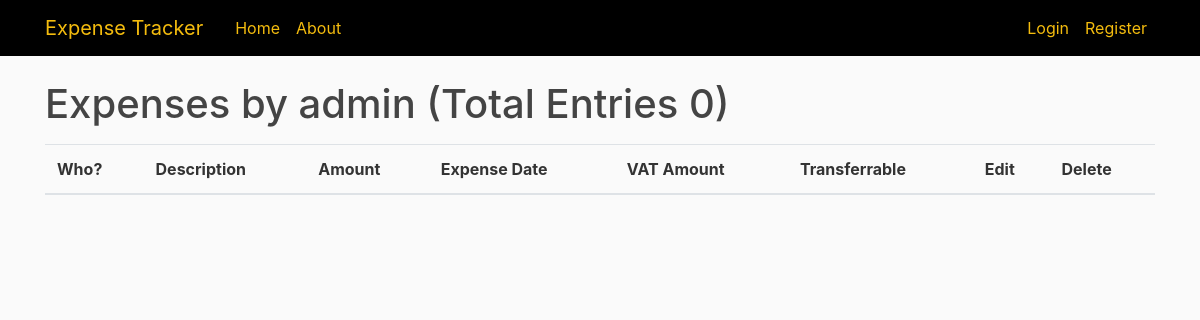
The app's page /user/expenses/admin, older data.
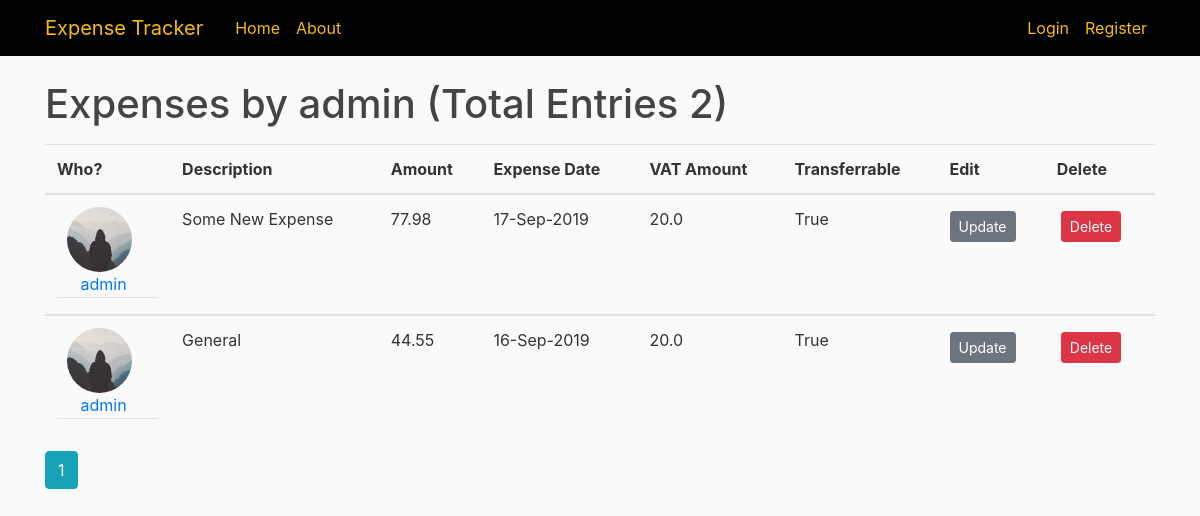
The same page, newer data.
### approot/models.py (models this page shows, shortened)
class User(db.Model, UserMixin):
    id = db.Column(db.Integer, primary_key=True)
    username = db.Column(db.String(20), unique=True, nullable=False)
    email = db.Column(db.String(120), unique=True, nullable=False)
    image_file = db.Column(db.String(20), nullable=False, default='default.jpg')
    password = db.Column(db.String(60), nullable=False)
    posts = db.relationship('Post', backref='author', lazy=True)
    expenses = db.relationship('Expense', backref='author', lazy=True)
    role = db.Column(db.String(15), nullable=False)

class Expense(db.Model):
    id = db.Column(db.Integer, primary_key=True)
    description = db.Column(db.String(100), nullable=False)
    expense_date = db.Column(db.DateTime, nullable=False, default=datetime.utcnow)
    amount = db.Column(db.Float, nullable=False, default=0)
    vat_amount = db.Column(db.Float, nullable=False, default=0)
    user_id = db.Column(db.Integer, db.ForeignKey('user.id'), nullable=False)
    Transferrable = db.Column(db.Boolean, nullable=False, default=0)

### approot/users/routes.py (the view)
@users.route("/user/expenses/<string:username>")
def user_expenses(username):
    page = request.args.get('page', 1, type=int)
    user = User.query.filter_by(username=username).first_or_404()
    expenses = Expense.query.filter_by(author=user)\
        .order_by(Expense.expense_date.desc())\
        .paginate(page=page, per_page=5)
    return render_template('expense/user_expenses.html', expenses=expenses, user=user)

### approot/templates/expense/user_expenses.html (shortened to what this page needs)
{% extends "layout.html" %}
{% block content %}
    <h1 class="mb-3">Expenses by {{ user.username }} (Total Entries {{ expenses.total }})</h1>
    <div>
      <table class="table">
        <thead>
            <tr>
                <th>Who?</th>
                <th>Description</th>
                <th>Amount</th>
                <th>Expense Date</th>
                <th>VAT Amount</th>
                <th>Transferrable</th>
                <th>Edit</th>
                <th>Delete</th>
        </thead>
        {% for expense in expenses.items %}
              <tbody>
                  <tr>
                      <td style="text-align:center;">
                          <img class="rounded-circle article-img" src="{{ url_for('static', filename='profile_pics/' + expense.author.image_file) }}">
                          <div class="media-body">
                            <div class="article-metadata">
                              <a class="mr-2" href="{{ url_for('users.user_expenses', username=expense.author.username) }}">{{ expense.author.username }}</a>
                            </div>
                          </div>
                      </td>
                      <td>{{ expense.description }}</td>
                      <td>{{ expense.amount }}</td>
                      <td>{{ expense.expense_date.strftime('%d-%b-%Y') }}</td>
                      <td>{{ expense.vat_amount }}</td>
                      <td>{{ expense.Transferrable }}</td>
                      <td><a class="btn btn-secondary btn-sm mt-1 mb-1" href="{{ url_for('expenses.update_expense', expense_id=expense.id) }}">Update</a></td>
                      <td><button type="button" class="btn btn-danger btn-sm m-1" data-toggle="modal" data-target="#deleteModal{{ expense.id }}">Delete</button></td>
                  </tr>
              </tbody>
        {% endfor %}
        </table>
        {% for page_num in expenses.iter_pages(left_edge=1, right_edge=1, left_current=1, right_current=2) %}
          {% if page_num %}
            {% if expenses.page == page_num %}
              <a class="btn btn-info mb-4" href="{{ url_for('main.home', page=page_num) }}">{{ page_num }}</a>
            {% else %}
              <a class="btn btn-outline-info mb-4" href="{{ url_for('main.home', page=page_num) }}">{{ page_num }}</a>
            {% endif %}
          {% else %}
            ...
          {% endif %}
        {% endfor %}
    </div>
{% endblock content %}

### approot/templates/layout.html (shortened to what this page needs)
<!DOCTYPE html>
<html>
  <head>
      <link rel="stylesheet" href="https://maxcdn.bootstrapcdn.com/bootstrap/4.0.0/css/bootstrap.min.css">
      <link rel="stylesheet" type="text/css" href="{{ url_for('static', filename='main.css') }}">
      <link rel="stylesheet" href="https://cdnjs.cloudflare.com/ajax/libs/bootstrap-datepicker/1.9.0/css/bootstrap-datepicker.css">
  </head>
  <body>
      <header class="site-header">
        <nav class="navbar navbar-expand-md navbar-dark bg-steel fixed-top">
          <div class="container">
            <a class="navbar-brand mr-4" href="/">Expense Tracker</a>
            <div class="collapse navbar-collapse" id="navbarToggle">
              <div class="navbar-nav mr-auto">
                <a class="nav-item nav-link" href="{{ url_for('main.home') }}">Home</a>
                <a class="nav-item nav-link" href="{{ url_for('main.about') }}">About</a>
              </div>
              <div class="navbar-nav">
                {% if current_user.is_authenticated %}
                  <a class="nav-item nav-link" href="{{ url_for('users.account') }}">Account</a>
                  <a class="nav-item nav-link" href="{{ url_for('users.logout') }}">Logout</a>
                  {% if current_user.role == "Admin" %}
                    <a class="nav-item nav-link" href="{{ url_for('users.registeredusers') }}">Registered Users</a>
                  {% endif %}
                {% else %}
                  <a class="nav-item nav-link" href="{{ url_for('users.login') }}">Login</a>
                  <a class="nav-item nav-link" href="{{ url_for('users.register') }}">Register</a>
                {% endif %}
              </div>
            </div>
          </div>
        </nav>
      </header>
      <main role="main" class="container">
        <div class="row">
          <div class="col-md-12">
            {% block content %}
            {% endblock %}
          </div>
        </div>
      </main>
  </body>
</html>

### approot/static/main.css (style rules this page uses)
body { background: #fafafa; color: #333333; margin-top: 5rem; }
h1, h2, h3, h4, h5, h6 { color: #444444; }
.bg-steel { background-color: #000000; }
.navbar-dark .navbar-brand { color: #f4bc0e; }
.site-header .navbar-nav .nav-link { color: #f4bc0e; }
.article-img { height: 65px; width: 65px; margin-right: 16px; }
.article-metadata { padding-bottom: 1px; margin-bottom: 4px; border-bottom: 1px solid #e3e3e3 }

Row changes from the older to the newer data that the page shows:
added Expense: image_file (placeholder picture), author.username "admin", description "Some New Expense", amount "77.98", expense_date "17-Sep-2019", vat_amount "20.0", Transferrable "True"
added Expense: image_file (placeholder picture), author.username "admin", description "General", amount "44.55", expense_date "16-Sep-2019", vat_amount "20.0", Transferrable "True"
Text that changed along with them:
{{ expenses.total }}: "0" → "2"
new list line: "1"
